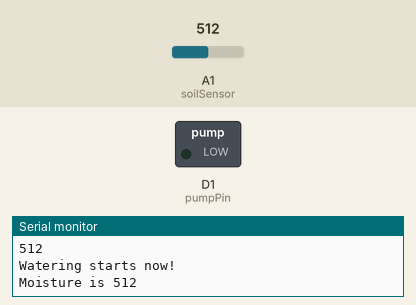
Simulated run of this sketch. Board: Arduino MKR. Shown: switched loads named in the sketch (green lamp = pin HIGH), the last lines printed to the serial monitor. Inputs (shaded band) come from the test bench; at power-on: A1 (soilSensor) = 512. WiFi joins after 1.5 s; servers stay silent unless stated.

Above: at 4.2 s.
4.3 s: A1 (soilSensor) set to 122
At 7.5 s:
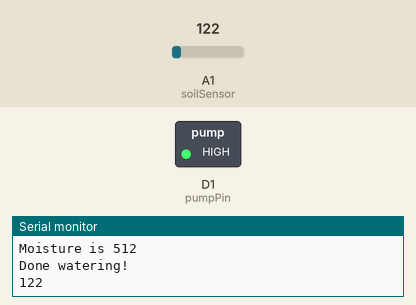
9.1 s: A1 (soilSensor) set to 289
13.9 s: A1 (soilSensor) set to 308
At 16.3 s:
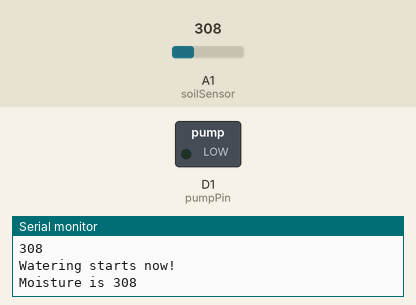
22.9 s: A1 (soilSensor) set to 0
At 27.2 s:
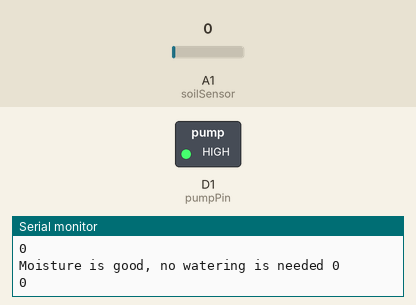
27.7 s: A1 (soilSensor) set to 306
At 29.6 s:
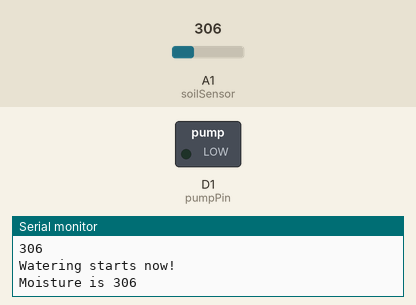
Timing chart, 0 to 37.7 s (numbered marks = the images above; inputs shaded):
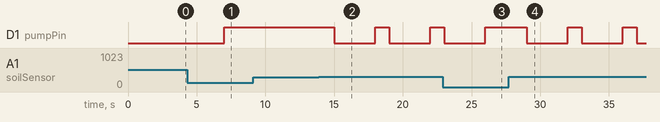

Measured:
- the behaviour switches between 299 and 300 on A1 (soilSensor) (found by bisection; images 1 and 2)
- after the input at 4.3 s, D1 (pumpPin): goes on until 7.0 s, then stays HIGH
- after the input at 13.9 s, D1 (pumpPin): alternates HIGH for 1.0 s and LOW for 3.0 s, starting after 1.1 s
- after the input at 22.9 s, D1 (pumpPin): goes on until 26.0 s, then stays HIGH
- after the input at 27.7 s, D1 (pumpPin): alternates HIGH for 1.0 s and LOW for 3.0 s, starting after 1.3 s

The sketch:

Plant_watering_system_may18a.ino
```cpp
#include "arduino_secrets.h"
/*
  Sketch generated by the Arduino IoT Cloud Thing "Untitled"
  https://create.arduino.cc/cloud/things/7c581997-6a52-47e4-863b-75cded19ef4a

  Arduino IoT Cloud Variables description

  The following variables are automatically generated and updated when changes are made to the Thing

  int moisture;

  Variables which are marked as READ/WRITE in the Cloud Thing will also have functions
  which are called when their values are changed from the Dashboard.
  These functions are generated with the Thing and added at the end of this sketch.
*/

#include "thingProperties.h"
const int pumpPin = 1;
const int soilSensor = A1;
const int dry = 300;


void setup() {
  pinMode(pumpPin, OUTPUT);
  pinMode(soilSensor, INPUT);
  // Initialize serial and wait for port to open:
  Serial.begin(9600);
  // This delay gives the chance to wait for a Serial Monitor without blocking if none is found
  delay(1500);

  // Defined in thingProperties.h
  initProperties();

  // Connect to Arduino IoT Cloud
  ArduinoCloud.begin(ArduinoIoTPreferredConnection);

  /*
     The following function allows you to obtain more information
     related to the state of network and IoT Cloud connection and errors
     the higher number the more granular information you’ll get.
     The default is 0 (only errors).
     Maximum is 4
 */
  setDebugMessageLevel(2);
  ArduinoCloud.printDebugInfo();
}

void loop() {
  ArduinoCloud.update();
  // read current moisture
  moisture = analogRead(soilSensor);
  Serial.println(moisture);
  delay(1000);

  if (moisture >= dry) {

    Serial.println("Watering starts now!");
    Serial.println("Moisture is " + String(moisture));
    digitalWrite(pumpPin, LOW);

    // keep watering for 3 sec
    delay(3000);

    // turn off water
    digitalWrite(pumpPin, HIGH);
    Serial.println("Done watering!");
  }
  else {
    Serial.println("Moisture is good, no watering is needed " + String(moisture));
  }
}
```

arduino_secrets.h
```cpp
#define SECRET_SSID ""
#define SECRET_PASS ""
```

thingProperties.h
```cpp
// Code generated by Arduino IoT Cloud, DO NOT EDIT.

#include <ArduinoIoTCloud.h>
#include <Arduino_ConnectionHandler.h>


const char THING_ID[] = "7c581997-6a52-47e4-863b-75cded19ef4a";

const char SSID[]     = SECRET_SSID;    // Network SSID (name)
const char PASS[]     = SECRET_PASS;    // Network password (use for WPA, or use as key for WEP)


int moisture;

void initProperties(){

  ArduinoCloud.setThingId(THING_ID);
  ArduinoCloud.addProperty(moisture, READ, 1 * SECONDS, NULL);

}

WiFiConnectionHandler ArduinoIoTPreferredConnection(SSID, PASS);
```
